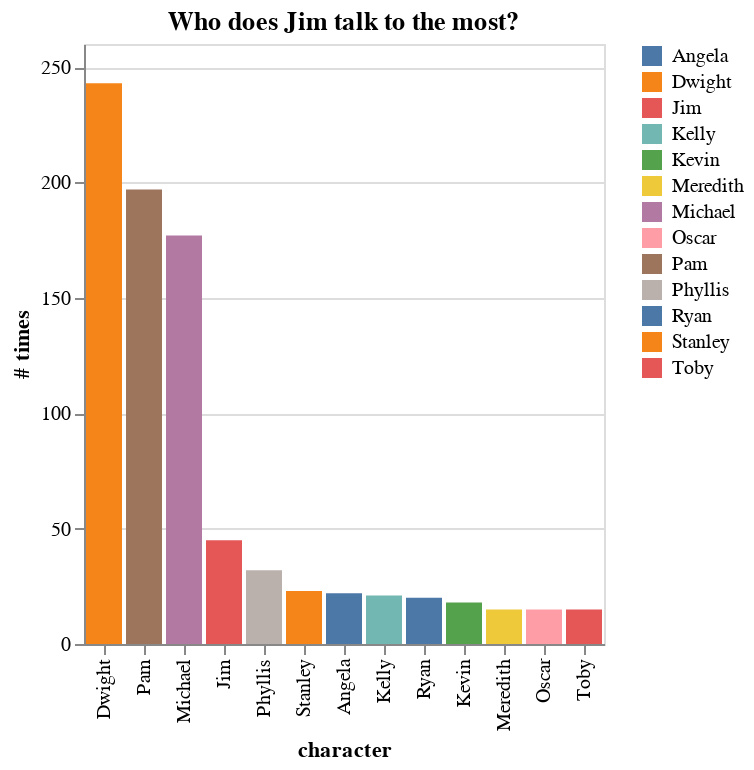

Notebook code for this chart:
### Code cell
make_bar_chart(mentions_long, character="Jim")

### Figure 1 — Vega-Lite specification as saved in the notebook (floating-point values rounded to 4 significant figures)
{"usermeta": {"embedOptions": {"theme": "fivethirtyeight"}}, "config": {"view": {"continuousWidth": 400, "continuousHeight": 300}, "background": "white"}, "data": {"name": "data-3e12ad031bd2f09bc9a3709c3cf0588a"}, "mark": "bar", "encoding": {"color": {"type": "nominal", "field": "talks_to", "title": ""}, "x": {"type": "nominal", "axis": {"labelAngle": -90}, "field": "talks_to", "sort": {"field": "value", "order": "descending"}, "title": "character"}, "y": {"type": "quantitative", "aggregate": "sum", "field": "value", "title": "# times"}}, "title": "Who does Jim talk to the most?", "$schema": "https://vega.github.io/schema/vega-lite/v4.8.1.json", "datasets": {"data-3e12ad031bd2f09bc9a3709c3cf0588a": [{"character": "Jim", "talks_to": "Angela", "value": 22}, {"character": "Jim", "talks_to": "Dwight", "value": 243}, {"character": "Jim", "talks_to": "Jim", "value": 45}, {"character": "Jim", "talks_to": "Kelly", "value": 21}, {"character": "Jim", "talks_to": "Kevin", "value": 18}, {"character": "Jim", "talks_to": "Meredith", "value": 15}, {"character": "Jim", "talks_to": "Michael", "value": 177}, {"character": "Jim", "talks_to": "Oscar", "value": 15}, {"character": "Jim", "talks_to": "Pam", "value": 197}, {"character": "Jim", "talks_to": "Phyllis", "value": 32}, {"character": "Jim", "talks_to": "Ryan", "value": 20}, {"character": "Jim", "talks_to": "Stanley", "value": 23}, {"character": "Jim", "talks_to": "Toby", "value": 15}]}}
